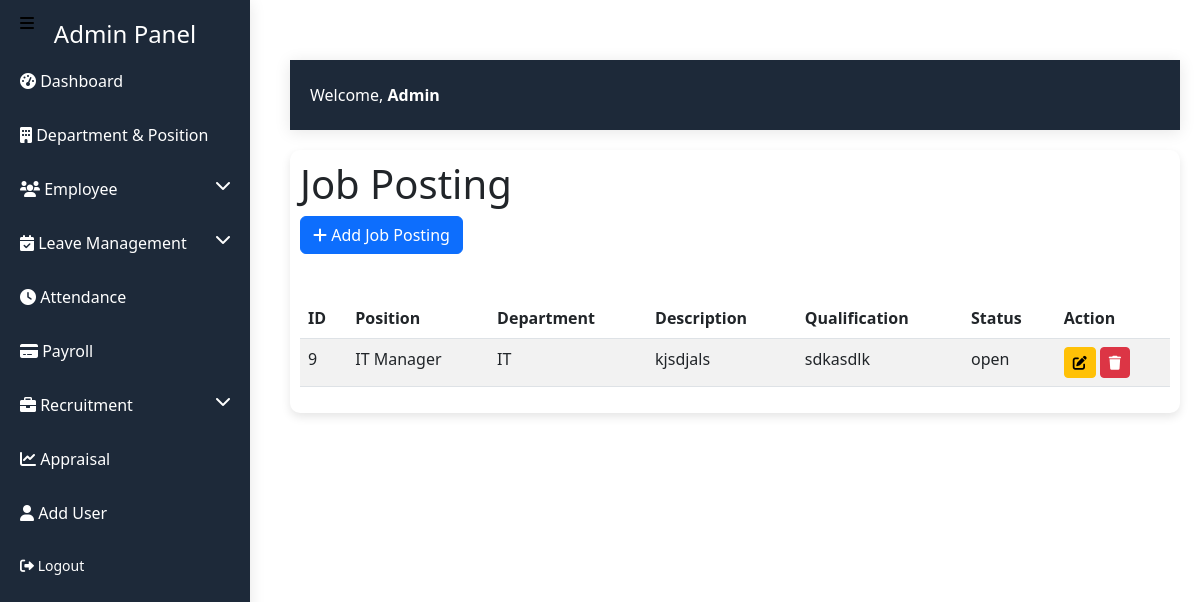
The app's page /admin_dashboard/job_posting.php (signed in) with its own data.
### tables this page shows
CREATE TABLE `jobposting` (
  `JobID` int(11) NOT NULL,
  `PositionID` int(11) NOT NULL,
  `DepartmentID` int(11) NOT NULL,
  `JobDesc` text NOT NULL,
  `JobQual` text NOT NULL,
  `JobStatus` enum('open','closed') NOT NULL DEFAULT 'open'
);

CREATE TABLE `position` (
  `PositionID` int(11) NOT NULL,
  `Title` varchar(100) NOT NULL,
  `BaseSalary` decimal(10,2) NOT NULL,
  `DepartmentID` int(11) NOT NULL
);

CREATE TABLE `department` (
  `DepartmentID` int(11) NOT NULL,
  `Name` varchar(100) NOT NULL
);

### admin_dashboard/job_posting.php (the view, shortened to what this page needs)
<?php
require_once '../config/config.php';
$jobpostingStmt = $conn->query("
    SELECT j.JobID, p.Title AS PositionTitle, j.JobDesc, j.JobQual, j.JobStatus, d.Name AS DepartmentName
    FROM Jobposting j
    JOIN Position p ON j.PositionID = p.PositionID
    JOIN Department d ON j.DepartmentID = d.DepartmentID
");
?>
<!DOCTYPE html>
<html lang="en">
<head>
    <link href="https://cdn.jsdelivr.net/npm/bootstrap@5.3.0/dist/css/bootstrap.min.css" rel="stylesheet">
</head>
<body>
    <?php include(__DIR__ . '/include/sidebar.php'); ?>
    <div class="content">
        <?php include(__DIR__ . '/include/header.php'); ?>
        <div class="main-content">
            <h1>Job Posting</h1>
            <button class="btn btn-primary btn-new" data-bs-toggle="modal" data-bs-target="#addJobPostingModal">
                <i class="fas fa-plus"></i> Add Job Posting
            </button>
            <table class="table table-striped mt-4">
                <thead>
                    <tr>
                        <th>ID</th>
                        <th>Position</th>
                        <th>Department</th>
                        <th>Description</th>
                        <th>Qualification</th>
                        <th>Status</th>
                        <th>Action</th>
                    </tr>
                </thead>
                <tbody>
                    <?php while ($row = $jobpostingStmt->fetch(PDO::FETCH_ASSOC)): ?>
                        <tr>
                            <td><?= $row['JobID'] ?></td>
                            <td><?= $row['PositionTitle'] ?></td>
                            <td><?= $row['DepartmentName'] ?></td>
                            <td><?= $row['JobDesc'] ?></td>
                            <td><?= $row['JobQual'] ?></td>
                            <td><?= $row['JobStatus'] ?></td>
                            <td>
                                <a href="edit_jobposting.php?id=<?= $row['JobID'] ?>" class="btn btn-sm btn-warning">
                                    <i class="fas fa-edit"></i>
                                </a>
                                <a href="delete_jobposting.php?id=<?= $row['JobID'] ?>" class="btn btn-sm btn-danger" onclick="return confirm('Are you sure you want to delete this Job Posting?')">
                                    <i class="fas fa-trash"></i>
                                </a>
                            </td>
                        </tr>
                    <?php endwhile; ?>
                </tbody>
            </table>
        </div>
    </div>
</body>
</html>

### admin_dashboard/job_posting.php (style rules this page uses)
body { font-family: Arial, sans-serif; background-color: #f4f7fa; }
.content { margin-left: 270px; padding: 20px; }
.main-content { background: #fff; border-radius: 10px; padding: 10px; box-shadow: 0px 4px 10px rgba(0, 0, 0, 0.1); }
.btn-new { margin-bottom: 20px; }

### admin_dashboard/include/sidebar.php (style rules this page uses)
.content { margin-left: 270px; padding: 20px; }

### records on screen
jobposting: JobID "9", PositionID.Title "IT Manager", DepartmentID.Name "IT", JobDesc "kjsdjals", JobQual "sdkasdlk", JobStatus "open"
